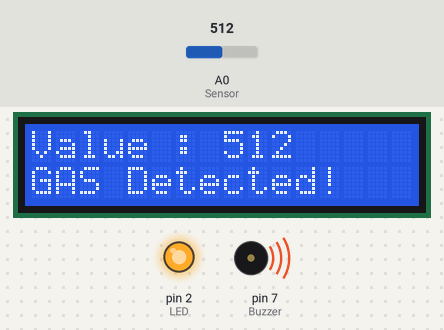
Bench run of a sketch on a simulated Arduino Uno, built with avr-gcc and run on an emulated ATmega328P. Parts: 16×2 character LCD, output pins drawn as LEDs (lit = HIGH), buzzer (waves = sounding, pin HIGH). The test bench sets the inputs (shaded band); at power-on: A0 (Sensor) = 512. What the sketch prints to the serial monitor is not drawn.

Above: at 1.6 s.
1.7 s: A0 (Sensor) set to 415
At 3.8 s:
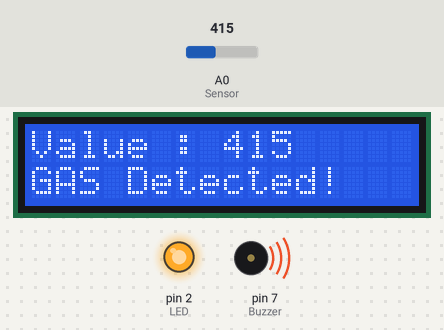
4.6 s: A0 (Sensor) set to 383
At 6.5 s:
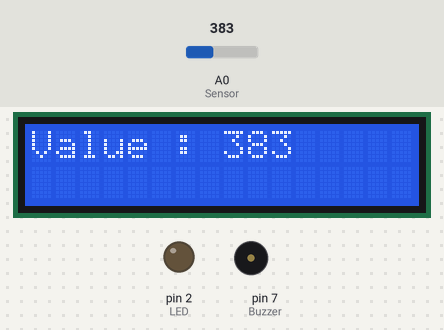
7.7 s: A0 (Sensor) set to 410
At 10.5 s:
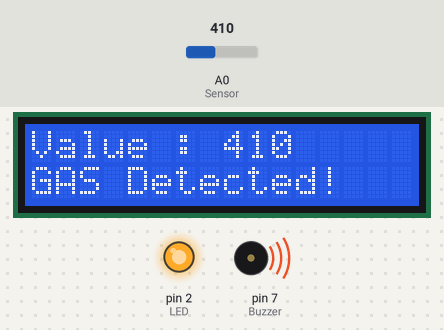
Timing chart, 0 to 12.0 s (numbered marks = the images above; inputs shaded):
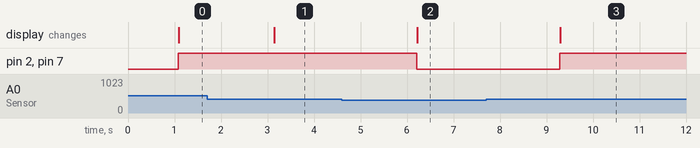

The sketch:

lpg_2_copy_20240410152903.ino
```cpp
#include <LiquidCrystal_I2C.h>
LiquidCrystal_I2C lcd(0x27, 16, 2);

#define LED 2
#define Buzzer 7
#define Sensor A0

void setup() {
  Serial.begin(9600);
  lcd.init();
  lcd.backlight();
  pinMode(LED, OUTPUT);
  pinMode(Buzzer, OUTPUT);
}

void loop() {
  int value = analogRead(Sensor);
  Serial.println("LPG Value:");
  Serial.println(value);
  delay(1000);
  lcd.setCursor(0, 0);
  lcd.print("Value : ");
  lcd.print(value);
  lcd.print("  ");

  if (value > 400) {
    digitalWrite(LED, HIGH);
    digitalWrite(Buzzer, HIGH);
    lcd.setCursor(0, 1);
    lcd.print("GAS Detected!");
  } else {
    digitalWrite(LED, LOW);
    digitalWrite(Buzzer, LOW);
    lcd.setCursor(0, 1);
    lcd.print("             ");
  }
}
```

Measured:
- the behaviour switches between 401 and 400 on A0 (Sensor) (found by bisection; images 1 and 2)
- after the input at 1.7 s, the display: changes after 1.4 s (image 1)
- after the input at 4.6 s, pin 2 (LED), pin 7 (Buzzer): HIGH → LOW after 1.6 s; the display: changes after 1.6 s (image 2)
- after the input at 7.7 s, pin 2 (LED), pin 7 (Buzzer): LOW → HIGH after 1.6 s; the display: changes after 1.6 s (image 3)
